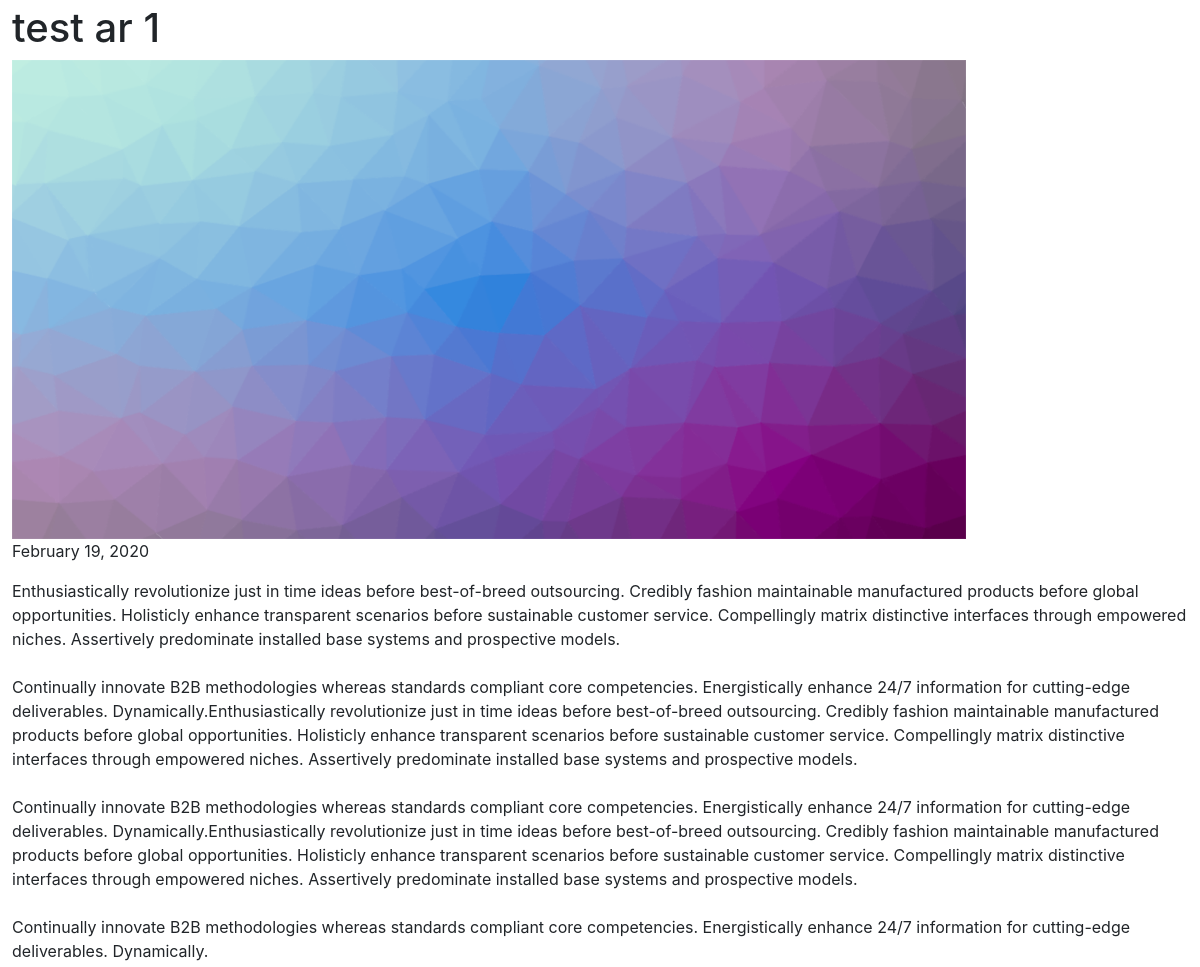
/admin/printout/gen, run on the app's committed database.
### app.py (models this page shows)
class Articles(db.Model):
    id = db.Column(db.Integer, primary_key=True)
    title = db.Column(db.String(120), nullable=False)
    time = db.Column(db.DateTime, nullable=False)
    content = db.Column(db.String(4294000000), nullable=False)
    desc = db.Column(db.String(200), nullable=False)
    publisher_id = db.Column(db.Integer, nullable=False)
    writer_id = db.Column(db.Integer, nullable=False)
    img = db.Column(db.String(120), nullable=False)
    slug = db.Column(db.String(120), nullable=False)
    views = db.Column(db.Integer, nullable=False)

### app.py (the view)
@app.route("/admin/printout/gen")
def admin_printout_generate_route():
    arts = Articles.query.limit(15).all()
    artlist = []
    for art in arts:
        artlist.append([art.slug, art.img, art.title])
    print(artlist)
    artlist = artlist[::-1]
    firstart = artlist.pop(0)
    data = Articles.query.filter_by(slug=firstart[0]).first()
    firstart = [data.title, data.img, data.time.strftime("%B %d, %Y"), Markup(data.content)]
    return render_template("printout_gen.html", first=firstart, artlist=artlist)

### templates/printout_gen.html (shortened to what this page needs)
<!doctype html>
<html lang="en">
  <head>
    <link rel="stylesheet" href="https://maxcdn.bootstrapcdn.com/bootstrap/4.0.0-beta.2/css/bootstrap.min.css">
  </head>
  <body>
    <div class="ml-1 mr-1 mt-1 mb-1">
      <h1 class="ml-2 mb-2">{{first[0]}}</h1>
      <img src="{{url_for('static', filename='images/'+first[1])}}" class="ml-2" width="80%">
      <p class="ml-2 muted">{{first[2]}}</p>
      <div class="ml-2">
        {{first[3]}}
      </div>
    </div>
  </body>
</html>

### data on the page
Articles: title "test ar 1", img (picture), time "February 19, 2020", content "Enthusiastically revolutionize just in time ideas before best-of-breed outsourcing. Credibly fashion maintainable manufactured products before global opportunities. Holisticly enhance transparent scenarios before sustainable customer service. Compellingly matrix distinctive interfaces through empowered niches. Assertively predominate installed base systems and prospective models. Continually innovate B2B methodologies whereas standards compliant core competencies. Energistically enhance 24/7 information for cutting-edge deliverables. Dynamically.Enthusiastically revolutionize just in time ideas before best-of-breed outsourcing. Credibly fashion maintainable manufactured products before…"
